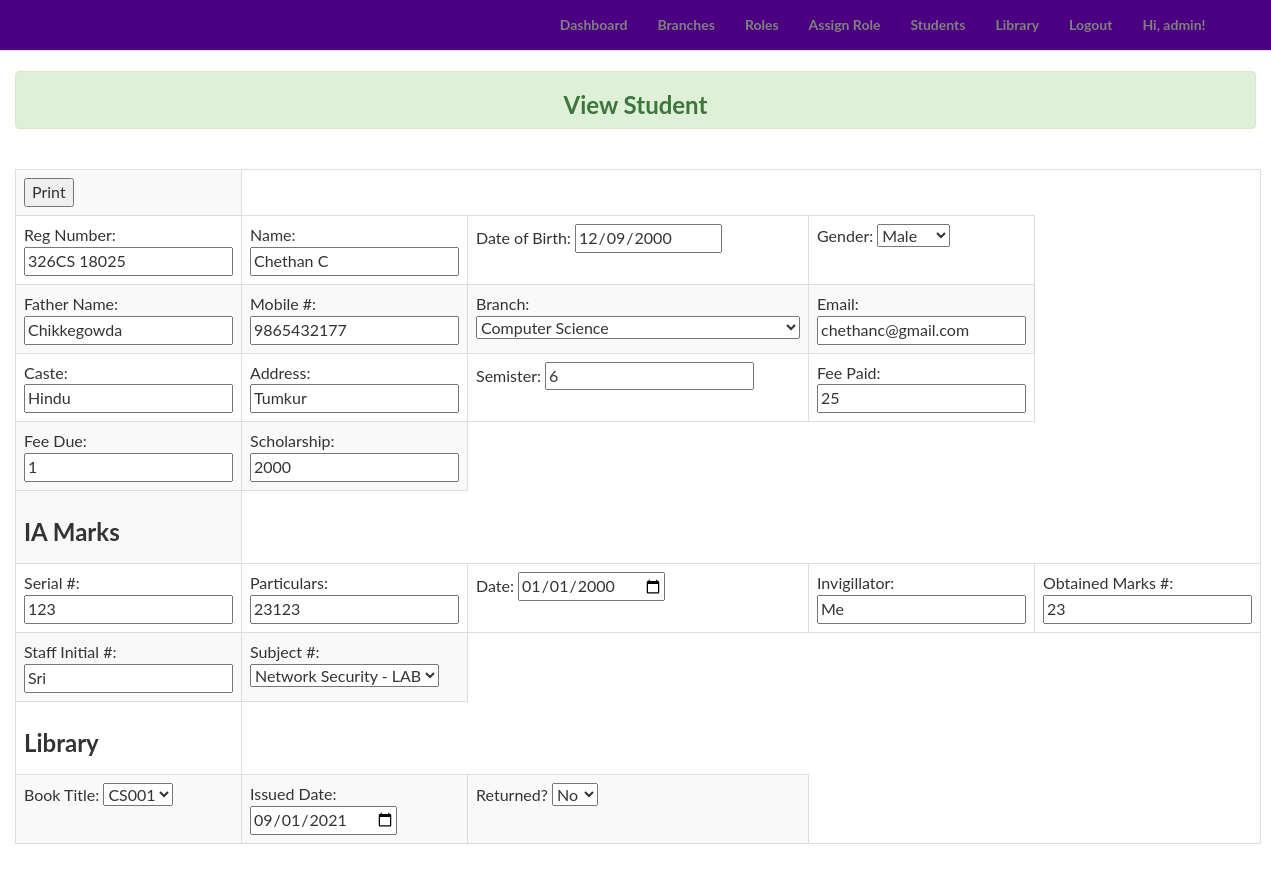
The app's page /admin/students2/view/1 (signed in) with its own data.
### app/models.py (models this page shows, shortened)
class Student(UserMixin, db.Model):
	__tablename__ = 'students'
	id = db.Column(db.Integer, primary_key=True)
	email = db.Column(db.String(60), index=True, unique=True)
	username = db.Column(db.String(60), index=True, unique=True)
	first_name = db.Column(db.String(60), index=True)
	last_name = db.Column(db.String(60), index=True)
	password_hash = db.Column(db.String(128))
	branch_id = db.Column(db.Integer, db.ForeignKey('branches.id'))
	role_id = db.Column(db.Integer, db.ForeignKey('roles.id'))
	is_admin = db.Column(db.Boolean, default=False)
	@property
	def password(self):
		raise AttributeError('password is not a readable attribute.')

class Student2(db.Model):
	__tablename__ = 'students2'
	id = db.Column(db.Integer, primary_key=True)
	regnum = db.Column(db.String(20), unique=True)
	sname = db.Column(db.String(120))
	dob = db.Column(db.DateTime)
	gender = db.Column(db.String(120))
	father = db.Column(db.String(120))
	mobile = db.Column(db.Integer)
	branch_id = db.Column(db.Integer, db.ForeignKey('branches.id'))
	branch = db.relationship('Branch')
	email = db.Column(db.String(120))
	caste = db.Column(db.String(120))
	address = db.Column(db.String(120))
	iamarks_id = db.Column(db.Integer, db.ForeignKey('iamarks.id'))
	semister = db.Column(db.String(150))
	fee_paid = db.Column(db.Integer)
	fee_due = db.Column(db.Integer)
	scholarship =db.Column(db.Integer)
	books_id = db.Column(db.Integer, db.ForeignKey('books.id'))

class IAMark(db.Model):
	__tablename__ = 'iamarks'
	id = db.Column(db.Integer, primary_key=True)
	sl_no = db.Column(db.Integer)
	particulars = db.Column(db.String(120))
	date = db.Column(db.DateTime)
	invigillator = db.Column(db.String(120))
	page_no = db.Column(db.Integer)
	obtained_marks = db.Column(db.Integer)
	staff_initial = db.Column(db.String(120))
	subject = db.relationship('Subject', backref='iamark', lazy='dynamic')
	students2 = db.relationship('Student2', backref='iamark', lazy='dynamic' )

class Book(db.Model):
	__tablename__='books'
	id = db.Column(db.Integer, primary_key=True)
	students2 = db.relationship('Student2', backref='Library', lazy='dynamic')
	book = db.relationship('Library', backref='Book', lazy='dynamic')
	issue_date = db.Column(db.DateTime)
	return_date = db.Column(db.DateTime)
	status = db.Column(db.String(120))

### app/admin/views.py (the view)
@admin.route('/students2/view/<int:id>', methods=['GET', 'POST'])
@login_required
def view_student2(id):
	check_admin()
	add_student2 = False
	student2 = Student2.query.get_or_404(id)
	iamarks = IAMark.query.get_or_404(id)
	books = Book.query.get_or_404(id)
	form2 = IssueBook(obj=books)
	form1 = IAMarksForm(obj=iamarks)
	form = Student2Form(obj=student2)
	return render_template('admin/students2/view_student.html',form2=form2, form1=form1, form=form, student2=student2)

### app/admin/forms.py
class IssueBook(FlaskForm):
	book = QuerySelectField(query_factory=lambda: Library.query.all(), get_label="regnum")
	students2 = QuerySelectField(query_factory=lambda: Student2.query.all(), get_label="sname")
	issue_date = DateField('Issue Date', validators=[DataRequired()])
	return_date = DateField('Expected Date of Return', validators=[DataRequired()])
	status = SelectField('Returned?', choices=[('Yes', 'Yes'), ('No', 'No')])
	submit=SubmitField('Issue Book')

class IAMarksForm(FlaskForm):
	sl_no = IntegerField('Serial #', validators=[DataRequired()])
	particulars = StringField('Particulars')
	date = DateField('Date')
	invigillator = StringField('Invigilator')
	page_no = IntegerField('Page #')
	obtained_marks = IntegerField('Obtained Marks')
	staff_initial = StringField('Staff Initial')
	students2 = QuerySelectField(query_factory=lambda: Student2.query.all(), get_label="sname")
	subject = QuerySelectField(query_factory=lambda: Subject.query.all(), get_label="name")
	submit=SubmitField('Add')

### app/admin/views.py (called while the page is built)
def check_admin():
	if not current_user.is_admin:
		abort(403)

### app/models.py (called while the page is built)
@login_manager.user_loader
def load_user(user_id):
	return Student.query.get(int(user_id))

	def __repr__(self):
		return(self.name)

### app/templates/admin/students2/view_student.html (shortened to what this page needs)
{% import "bootstrap/wtf.html" as wtf %}
{% extends "base.html" %}
{% block body %}
<div class="col-md-12">
<div class="content-section">
            {% if add_student2 %}
               <div class="alert alert-success" role="alert"> <h3>Add Student
            {% else %}
               <div class="alert alert-success" align="center" role="alert"> <h3>View Student</h3></div>
            {% endif %}
            <br/>
            <table class="table table-striped table-bordered">
<tbody>
        <tr><td></h3></div><button onclick="window.print()">Print</button></td></tr>
        <tr>
            <td> Reg Number: {{ form.regnum(readonly=true) }} </td>
            <td> Name: {{ form.sname(readonly=true) }} </td>
            <td> Date of Birth: {{ form.dob(readonly=true) }} </td>
            <td> Gender: {{ form.gender(readonly=true) }} </td>
        </tr>
        <tr>
            <td> Father Name: {{ form.father(readonly=true) }} </td>
            <td> Mobile #: {{ form.mobile(readonly=true) }} </td>
            <td> Branch: {{ form.branch(readonly=true) }} </td>
            <td> Email: {{ form.email(readonly=true) }} </td>
        </tr>
        <tr>
            <td> Caste: {{ form.caste(readonly=true) }} </td>
            <td> Address: {{ form.address(readonly=true) }} </td>
            <td> Semister: {{ form.semister(readonly=true) }} </td>
            <td> Fee Paid: {{ form.fee_paid(readonly=true) }} </td>
            </tr>
            <tr>
            <td> Fee Due: {{ form.fee_due(readonly=true) }} </td>
            <td> Scholarship: {{ form.scholarship(readonly=true) }} </td>
        </tr>
        <tr>
            <tr> <td> <h3> IA Marks</h3> </td></tr>
            <tr>
            <td> Serial #: {{ form1.sl_no}}</td>
                <td> Particulars: {{ form1.particulars }}</td>
                <td> Date: {{ form1.date }}</td>
                <td> Invigillator: {{ form1.invigillator }}</td>
                <td> Obtained Marks #: {{ form1.obtained_marks }}</td>
            </tr>
            <tr>
                <td> Staff Initial #: {{ form1.staff_initial }}</td>
                <td> Subject #: {{ form1.subject }}</td>
       </tr>
       <tr> <td> <h3> Library </h3></td></tr>
       <tr>
        <td> Book Title: {{ form2.book }}</td>
        <td> Issued Date: {{ form2.issue_date }}</td>
        <td> Returned? {{ form2.status }}
        </div>
{% endblock %}

### app/templates/base.html (shortened to what this page needs)
<html lang="en">
<head>
    <link href="https://maxcdn.bootstrapcdn.com/bootstrap/3.3.7/css/bootstrap.min.css" rel="stylesheet">
    <link href="{{ url_for('static', filename='css/style.css') }}" rel="stylesheet">
</head>
<body class="bg-light">
    <nav class="navbar navbar-default navbar-fixed-top topnav" role="navigation" style="background-color:#4B0082;">
        <div class="container topnav">
              <ul class="nav navbar-nav navbar-right">
{% if current_user.is_authenticated %}
      {% if current_user.is_admin %}
        <li><a href="{{ url_for('home.admin_dashboard') }}"><font-color="#ffffff">Dashboard</font></a></li>
        <li><a href="{{ url_for('admin.list_branches') }}">Branches</a></li>
        <li><a href="{{ url_for('admin.list_roles') }}">Roles</a></li>
        <li><a href="{{ url_for('admin.list_students') }}">Assign Role</a></li>
        <li><a href="{{ url_for('admin.list_students2') }}">Students</a></li>
        <li><a href="{{ url_for('admin.list_libraries') }}">Library</a></li>
      {% else %}
        <li><a href="{{ url_for('admin.branch_stud') }}">Dashboard</a></li>
      {% endif %}
      <li><a href="{{ url_for('auth.logout') }}">Logout</a></li>
      <li><a>  Hi, {{ current_user.username }}!</a></li>
    {% else %}
      <li><a href="{{ url_for('home.homepage') }}">Home</a></li>
      <li><a href="{{ url_for('auth.register') }}">Register</a></li>
      <li><a href="{{ url_for('auth.login') }}">Login</a></li>
    {% endif %}
</ul>
          </div>
    </nav>
    {% block body %}{% endblock %}
</body>
</html>

### app/static/css/style.css (style rules this page uses)
.alert { padding: 0px; margin-bottom: 20px; }
body, html { width: 100%; height: 100%; }
body, h1, h2, h3, h4 { font-family: "Lato", "Helvetica Neue", Helvetica, Arial, sans-serif; font-weight: 700; #background-color: #ffffff; #color: gray; }
a, .navbar-default .navbar-brand, .navbar-default .navbar-nav>li>a { color: gray; }
.content-section { padding: 50px 0; border-top: 1px solid #e7e7e7; }
.topnav { font-size: 14px; }

### records on screen
Student: username "admin"
Student2: regnum "326CS 18025", sname "Chethan C", dob "12/09/2000", gender "Male", father "Chikkegowda", mobile "9865432177", branch "Computer Science", email "chethanc@gmail.com", caste "Hindu", address "Tumkur", semister "6", fee_paid "25", fee_due "1", scholarship "2000"
IAMark: sl_no "123", particulars "23123", date "01/01/2000", invigillator "Me", obtained_marks "23", staff_initial "Sri"
Book: issue_date "09/01/2021", status "No"
